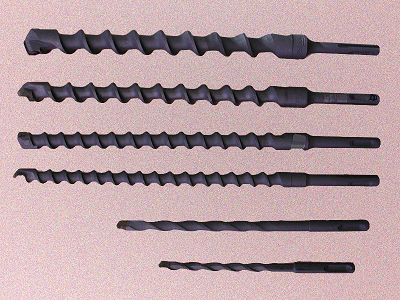
#> input picture cv1/cv01_obr.bmp, 400 x 300 px, found by its file name
$ python cv1.py
#> lines starting #> are read from the running program, lines starting #| are printed output that depends on the picture
import cv2 as cv
from matplotlib import pyplot as plt
import numpy as np

if __name__ == '__main__':

    img = cv.imread('C:/Users/turyj/UZO-2022/cv01_obr.bmp')
#> img is the input picture: shape (300, 400, 3); mean B, G, R 161.9, 157.8, 181.8
    img2 = cv.imread('C:/Users/turyj/UZO-2022/cv01_obr.bmp', 0)
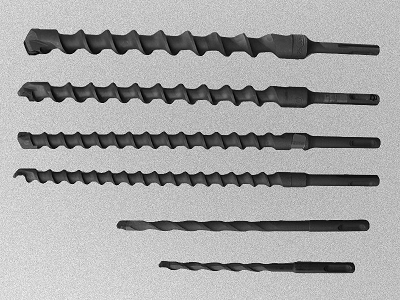
#> img2: shape (300, 400); min 0, max 245, mean 165.5


    color = ('b','g','r')

    # Plot RGB
    for i,col in enumerate(color):
        histr = cv.calcHist([img], [i], None, [256], [0,256])
        plt.plot(histr,color = col)
        plt.xlim([0,256])
    plt.show()
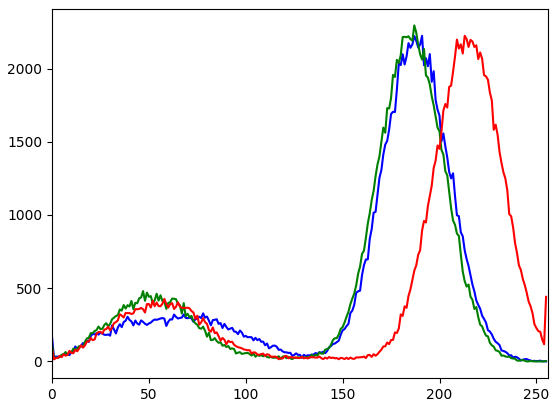
#> figure drawn by matplotlib, 1 panel; curve peaks at x = 191, y = 2224; curve peaks at x = 187, y = 2295; curve peaks at x = 213, y = 2224

    hist,bins = np.histogram(img2.flatten(),256,[0,256])
#> hist = 256 values, max 2808 at index 196, min 0 at index 246, mean 468.8; bins = 257 values from 0 to 256
    cdf = hist.cumsum()
#> cdf = 256 values from 50 to 120000
    cdf_normalized = cdf * (1 / (2*2 + 1))
#> cdf_normalized = 256 values from 10 to 24000

    # Plot Histogram
    plt.figure(1)
    plt.plot(hist)
    plt.xlim([0,256])
    plt.show()
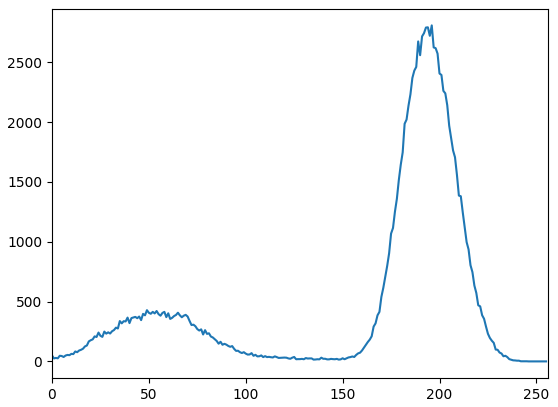
#> figure drawn by matplotlib, 1 panel; curve peaks at x = 196, y = 2808

    # Plot Equalized Histogram
    plt.figure(1)
    plt.plot(cdf_normalized)
    plt.xlim([0,256])
    plt.show()
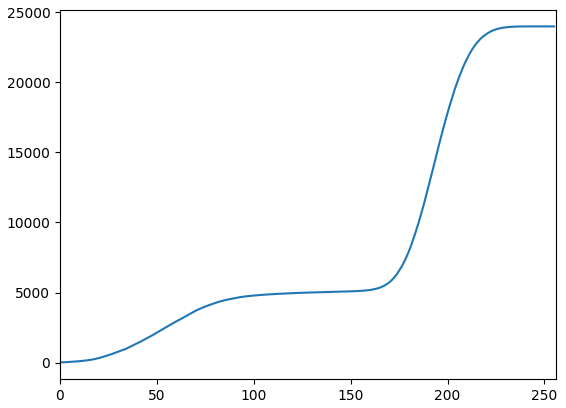
#> figure drawn by matplotlib, 1 panel; curve peaks at x = 245, y = 24000
